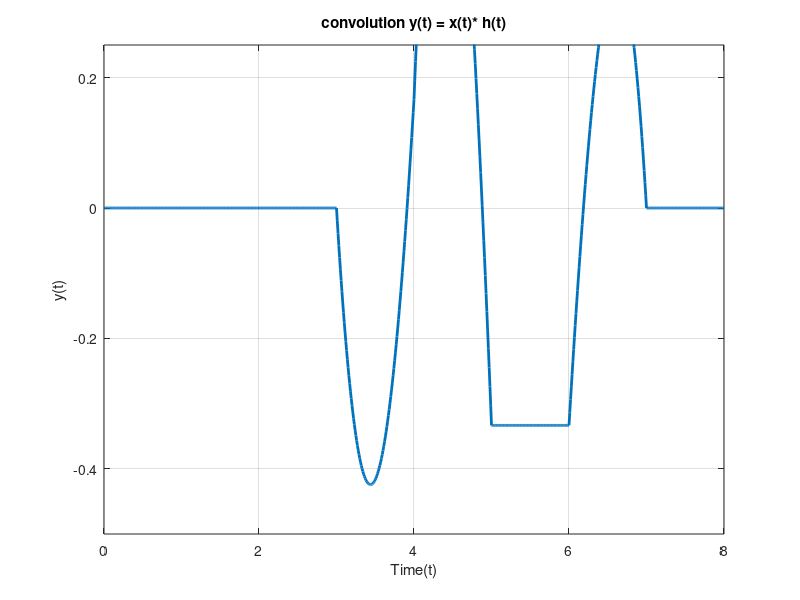

Reproduce this figure in MATLAB.
clear; 
clc;
close all; 

%create time values
%creates vector starting at 0.01 and ends at 8 to plot function
t=0:0.01:8; %do this because it looks smoother with 0.01

%initialize output
y=zeros(size(t)); 

%first region-----------------------
i=t>3 & t<4; 

y(i)= -(t(i)-3).*(2*t(i).^2-27*t(i)+75)/6; 
%t,^2 sqr every value invididualy and t.*2 multiplied ever indiv val

%second region-----------------------
i=t>=4 & t<5; 

y(i)= (6*t(i).^3 - 99*t(i).^2 + 522*t(i) - 887)/6; 

%third region-----------------------
i=t>=5 & t<6; 

y(i)=-1/3; 

%fourth region-----------------------
i = t >= 6 & t < 7;

y(i) = (-2*t(i).^3 + 33*t(i).^2 - 174*t(i) + 287)/3;

% disp([min(y), max(y)]);

% disp(sum(t>3 & t<4));
% disp(sum(t>=4 & t<5));
% disp(sum(t>=5 & t<6));
% disp(sum(t>=6 & t<7));

fprintf('Minimum: %.4f\n', min(y));
fprintf('Maximum: %.4f\n', max(y));
fprintf('At t=6.5: %.4f\n', y(t==6.5));

plot(t,y,'LineWidth',2); 
grid on; 
ylim([-0.5 0.25]);
xlabel('Time(t)');
ylabel('y(t)'); 
title('convolution y(t) = x(t)* h(t)'); 
